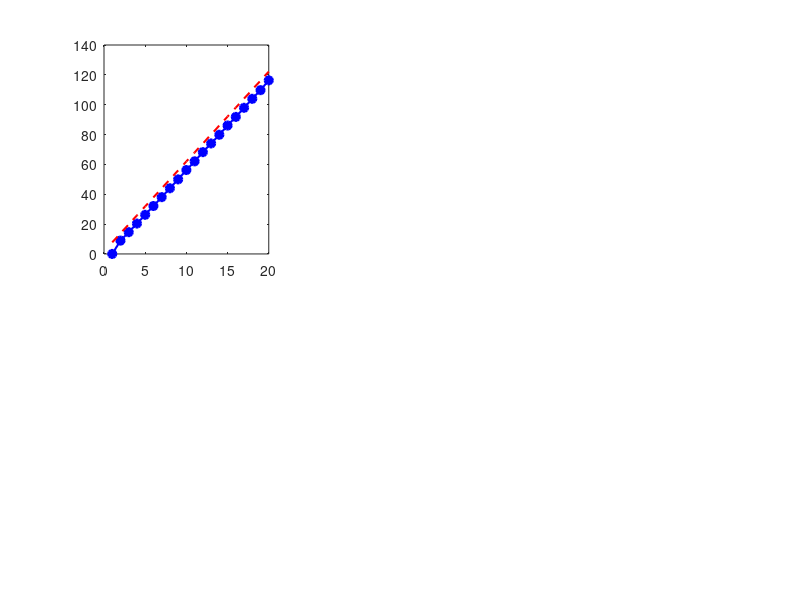

Source code (MATLAB): (Note: this script raises an error after producing the figure.)
%% ========================================================================
%  SIMULATION_QUANTIFICATION.m - Simulation de la quantification
%  APP Signal - ISEP 2025-2026 - Problème III
%  ========================================================================
clear; close all; clc;

fprintf('=== Simulation de la quantification ===\n\n');

%% Paramètres
Fe = 44100;         % Hz
f0 = 1000;          % Fréquence du signal test (Hz)
V_max = 0.5;        % Amplitude crête (V)
A = 2 * V_max;      % Dynamique totale
duree = 0.1;        % Durée du signal (s)
bits_range = 1:20;  % Nombre de bits à tester

%% Génération du signal test
t = 0:1/Fe:(duree - 1/Fe);
N = length(t);

% Signal sinusoïdal
x = V_max * sin(2*pi*f0*t);

fprintf('Signal test : sinusoïde %.0f Hz, amplitude %.1f V, Fe = %d Hz\n', f0, V_max, Fe);
fprintf('Durée = %.3f s, N = %d échantillons\n\n', duree, N);

%% Quantification pour différents nombres de bits
SNR_mesure = zeros(1, length(bits_range));
SNR_theorie = zeros(1, length(bits_range));
debit = zeros(1, length(bits_range));

for idx = 1:length(bits_range)
    b = bits_range(idx);
    
    % Quantification
    x_q = round(x * 2^(b-1)) / 2^(b-1);
    
    % Erreur de quantification
    e = x - x_q;
    
    % Puissances
    P_signal = mean(x.^2);
    P_erreur = mean(e.^2);
    
    % SNR mesuré
    if P_erreur > 0
        SNR_mesure(idx) = 10*log10(P_signal / P_erreur);
    else
        SNR_mesure(idx) = Inf;
    end
    
    % SNR théorique
    q = A / (2^b);
    Pe_theorie = q^2 / 12;
    SNR_theorie(idx) = 10*log10(P_signal / Pe_theorie);
    
    % Débit
    debit(idx) = Fe * b * 2;  % stéréo
end

%% Affichage
figure('Name', 'Simulation de la quantification', 'Position', [100, 100, 1400, 900], 'Color', 'w');

% 1. SNR en fonction du nombre de bits
subplot(2,3,1);
plot(bits_range, SNR_mesure, 'bo-', 'LineWidth', 1.5, 'MarkerFaceColor', 'b');
hold on;
plot(bits_range, SNR_theorie, 'r--', 'LineWidth', 1.5);
yline(90, 'g--', 'Cible 90 dB', 'LineWidth', 1.5);
xlabel('Nombre de bits (b)'); ylabel('SNR (dB)');
title('SNR vs nombre de bits');
legend('Mesuré', 'Théorique', 'Location', 'southeast');
grid on;

% 2. SNR en fonction du débit
subplot(2,3,2);
plot(debit/1000, SNR_mesure, 'bo-', 'LineWidth', 1.5, 'MarkerFaceColor', 'b');
hold on;
yline(90, 'g--', 'Cible 90 dB', 'LineWidth', 1.5);
xlabel('Débit (kbits/s)'); ylabel('SNR (dB)');
title('SNR vs débit (stéréo)');
grid on;

% 3. Signal quantifié pour différents bits
b_examples = [4, 8, 12, 16];
t_plot = t(1:min(200, N));  % Premiers échantillons

for i = 1:length(b_examples)
    subplot(2, length(b_examples), length(b_examples) + i);
    b_ex = b_examples(i);
    x_q_ex = round(x(1:length(t_plot)) * 2^(b_ex-1)) / 2^(b_ex-1);
    e_ex = x(1:length(t_plot)) - x_q_ex;
    
    yyaxis left;
    plot(t_plot*1000, x(1:length(t_plot)), 'b-', 'LineWidth', 0.5);
    hold on;
    plot(t_plot*1000, x_q_ex, 'r-', 'LineWidth', 1);
    ylabel('Amplitude (V)');
    
    yyaxis right;
    plot(t_plot*1000, e_ex, 'g-', 'LineWidth', 0.5);
    ylabel('Erreur (V)');
    
    xlabel('Temps (ms)');
    title(sprintf('b = %d bits, SNR = %.1f dB', b_ex, ...
        10*log10(mean(x(1:length(t_plot)).^2) / max(mean(e_ex.^2), eps))));
    grid on;
    legend('Original', 'Quantifié', 'Erreur', 'Location', 'best', 'FontSize', 6);
end

sgtitle('Simulation de la quantification - Problème III', 'FontSize', 14, 'FontWeight', 'bold');
saveas(gcf, '../figures/simulation_quantification.png');

%% Affichage des résultats numériques
fprintf('--- Résultats ---\n');
fprintf('  b (bits) | SNR mesuré (dB) | SNR théorique (dB) | Débit stéréo (kbits/s)\n');
fprintf('  ---------|-----------------|--------------------|-----------------------\n');
for idx = 1:length(bits_range)
    b = bits_range(idx);
    fprintf('  %8d | %15.2f | %18.2f | %21.2f\n', ...
        b, SNR_mesure(idx), SNR_theorie(idx), debit(idx)/1000);
end

% Trouver le nombre de bits minimum pour 90 dB
b_min = find(SNR_mesure >= 90, 1);
if ~isempty(b_min)
    fprintf('\n  → Nombre de bits minimum pour SNR >= 90 dB : %d bits\n', bits_range(b_min));
    fprintf('    Débit stéréo correspondant : %.2f kbits/s\n', debit(b_min)/1000);
end

fprintf('\nFigure sauvegardée : ../figures/simulation_quantification.png\n');
